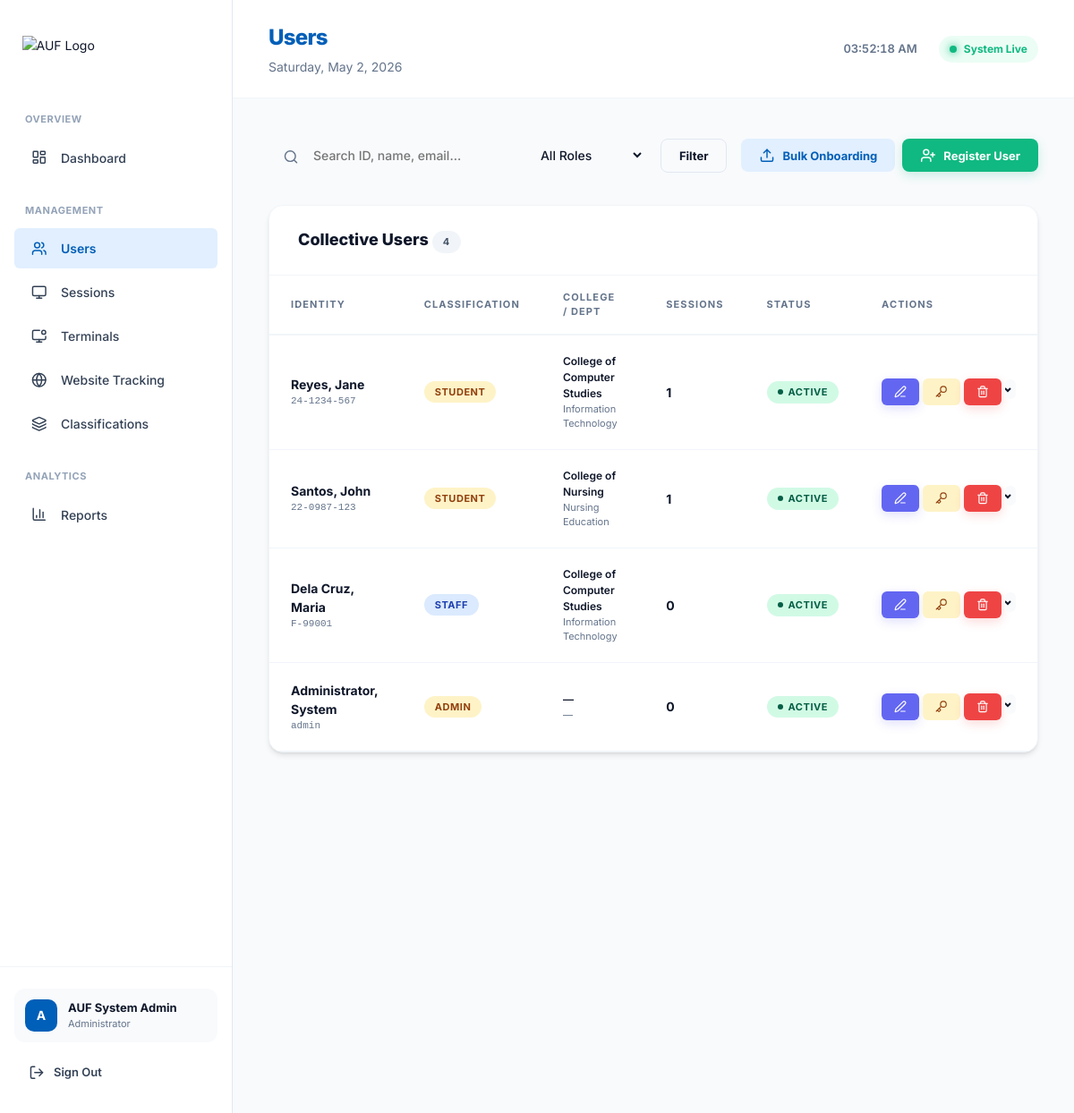
Page /server/admin/users.php (signed in) on the committed database.
### tables this page shows
CREATE TABLE users (
    id               INT UNSIGNED AUTO_INCREMENT PRIMARY KEY,
    user_id          VARCHAR(50)  NOT NULL UNIQUE COMMENT 'Staff ID or Student ID',
    first_name       VARCHAR(100) DEFAULT NULL,
    middle_name      VARCHAR(100) DEFAULT NULL,
    last_name        VARCHAR(100) DEFAULT NULL,
    name             VARCHAR(255) NOT NULL,
    username         VARCHAR(100) DEFAULT NULL,
    email            VARCHAR(150) DEFAULT NULL,
    password_hash    VARCHAR(255) NOT NULL,
    role             ENUM('student', 'staff', 'admin') NOT NULL DEFAULT 'student',
    status           ENUM('active', 'inactive', 'suspended') NOT NULL DEFAULT 'active',
    contact_number   VARCHAR(50)  DEFAULT NULL,
    designation      VARCHAR(100) DEFAULT NULL,
    college_id       INT UNSIGNED DEFAULT NULL,
    gender           ENUM('Male', 'Female', 'Other') DEFAULT NULL,
    year             VARCHAR(10)  DEFAULT NULL,
    department_id    INT UNSIGNED DEFAULT NULL,
    degree_id        INT UNSIGNED DEFAULT NULL,
    specialization_id INT UNSIGNED DEFAULT NULL,
    user_type        VARCHAR(50)  DEFAULT NULL COMMENT 'Legacy/Import category label',
    ra_expiry_date   DATE         DEFAULT NULL,
    rank             VARCHAR(50)  DEFAULT NULL,
    batch            VARCHAR(50)  DEFAULT NULL,
    cadre            VARCHAR(100) DEFAULT NULL,
    dob              DATE         DEFAULT NULL,
    creation_date    TIMESTAMP NOT NULL DEFAULT CURRENT_TIMESTAMP,
    updated_at       TIMESTAMP NOT NULL DEFAULT CURRENT_TIMESTAMP ON UPDATE CURRENT_TIMESTAMP,
    FOREIGN KEY (college_id)    REFERENCES colleges(id)    ON UPDATE CASCADE ON DELETE SET NULL,
    FOREIGN KEY (department_id) REFERENCES departments(id) ON UPDATE CASCADE ON DELETE SET NULL,
    FOREIGN KEY (degree_id)     REFERENCES degrees(id)     ON UPDATE CASCADE ON DELETE SET NULL,
    FOREIGN KEY (specialization_id) REFERENCES specializations(id) ON UPDATE CASCADE ON DELETE SET NULL,
    INDEX idx_user_id (user_id),
    INDEX idx_status (status)
);

CREATE TABLE colleges (
    id   INT UNSIGNED AUTO_INCREMENT PRIMARY KEY,
    name VARCHAR(150) NOT NULL UNIQUE,
    code VARCHAR(50)  DEFAULT NULL UNIQUE
);

CREATE TABLE departments (
    id         INT UNSIGNED AUTO_INCREMENT PRIMARY KEY,
    college_id INT UNSIGNED NOT NULL,
    name       VARCHAR(150) NOT NULL,
    UNIQUE KEY (college_id, name),
    FOREIGN KEY (college_id) REFERENCES colleges(id) ON DELETE CASCADE
);

### server/includes/helpers.php (called while the page is built, shortened)
<?php
function h(?string $str): string {
    return htmlspecialchars($str ?? '', ENT_QUOTES | ENT_HTML5, 'UTF-8');
}

### server/admin/users.php (the view, shortened to what this page needs)
<?php
require_once __DIR__ . '/../includes/helpers.php';
$pdo   = db();
$search = trim($_GET['q'] ?? '');
$where = ['1=1'];
$params = [];
$sql = "SELECT u.*, c.name AS college_name, d.name AS department_name, deg.name AS degree_name,
               (SELECT COUNT(*) FROM sessions s WHERE s.user_id=u.id) AS total_sessions
        FROM users u
        LEFT JOIN colleges c ON u.college_id = c.id
        LEFT JOIN departments d ON u.department_id = d.id
        LEFT JOIN degrees deg ON u.degree_id = deg.id
        WHERE " . implode(' AND ', $where) . "
        ORDER BY u.creation_date DESC LIMIT 500";
$stmt = $pdo->prepare($sql);
$stmt->execute($params);
$users = $stmt->fetchAll();
include __DIR__ . '/partials/header.php';
?>
<div class="filter-bar">
  <form method="GET" style="display:contents">
    <div class="search-wrap">
      <span class="search-icon"><i data-lucide="search" style="width:18px"></i></span>
      <input class="form-control search-input" name="q" placeholder="Search ID, name, email..." value="<?= h($search) ?>">
    </div>
    <select name="role" class="form-control" style="max-width:140px">
      <option value="">All Roles</option>
    </select>
    <button type="submit" class="btn btn-outline">Filter</button>
  </form>
  <div style="display:flex; gap:8px">
    <button class="btn btn-secondary" onclick="openModal('modal-bulk')"><i data-lucide="upload" style="width:18px"></i> Bulk Onboarding</button>
    <button class="btn btn-create" onclick="openModal('modal-create')"><i data-lucide="user-plus" style="width:18px"></i> Register User</button>
  </div>
</div>
<div class="card">
  <div class="card-header"><span class="card-title">Collective Users <span class="badge badge-gray"><?= count($users) ?></span></span></div>
  <div class="table-wrap">
    <table>
      <thead><tr><th>Identity</th><th>Classification</th><th>College / Dept</th><th>Sessions</th><th>Status</th><th>Actions</th></tr></thead>
      <tbody>
        <?php foreach ($users as $u): ?>
        <tr>
          <td>
            <div style="font-weight:700"><?= h($u['last_name'] ? "{$u['last_name']}, {$u['first_name']}" : $u['name']) ?></div>
            <div class="td-muted mono" style="font-size:11px"><?= h($u['user_id']) ?></div>
          </td>
          <td><span class="badge <?= $u['role']==='staff'?'badge-blue':'badge-yellow' ?>"><?= strtoupper($u['role']) ?></span></td>
          <td>
            <div style="font-size:12px; font-weight:600"><?= h($u['college_name'] ?? '—') ?></div>
            <div class="td-muted" style="font-size:11px"><?= h($u['department_name'] ?? '—') ?></div>
          </td>
          <td><span style="font-weight:700"><?= $u['total_sessions'] ?></span></td>
          <td><span class="badge badge-<?= $u['status']==='active'?'green':($u['status']==='suspended'?'red':'gray') ?>"><span class="badge-dot"></span><?= ucfirst($u['status']) ?></span></td>
          <td>
            <div style="display:flex;gap:4px">
              <button class="btn btn-edit btn-sm" onclick='editUser(<?= json_encode($u) ?>)' title="Edit Profile"><i data-lucide="edit-3" style="width:14px"></i></button>
              <button class="btn btn-warning btn-sm" onclick="resetPw(<?= $u['id'] ?>,'<?= addslashes(h($u['name'])) ?>')" title="Reset Password"><i data-lucide="key" style="width:14px"></i></button>
              <form method="POST" style="display:inline" onsubmit="return confirm('Delete this user and all history?')">
                <button type="submit" class="btn btn-delete btn-sm" title="Delete"><i data-lucide="trash-2" style="width:14px"></i></button>
              </form>
              <form method="POST" style="display:inline" onsubmit="return confirm('Change status?')">
                <select name="status" class="form-control" style="font-size:10px; padding:2px" onchange="this.form.submit()">
                  <option value="active" <?= $u['status']==='active'?'selected':'' ?>>Active</option>
                </select>
              </form>
            </div>
          </td>
        </tr>
        <?php endforeach; ?>
      </tbody>
    </table>
  </div>
</div>
<?php include __DIR__ . '/partials/footer.php'; ?>

### server/assets/css/admin.css (style rules this page uses)
:root { --primary: #005FB8; --secondary: #E1EFFF; --tertiary: #A04401; --neutral-bg: #F9F9F9; --bg-base: #F8FAFC; --bg-surface: #FFFFFF; --bg-sidebar: #FFFFFF; --text-primary: #0F172A; --text-secondary: #334155; --text-muted: #64748B; --text-faint: #94A3B8; --border: #E2E8F0; --border-light: #F1F5F9; --success: #10B981; --warning: #F59E0B; --danger: #EF4444; --info: #3B82F6; --sidebar-width: 260px; --shadow-sm: 0 1px 3px 0 rgb(0 0 0 / 0.1), 0 1px 2px -1px rgb(0 0 0 / 0.1); --shadow: 0 4px 6px -1px rgb(0 0 0 / 0.1), 0 2px 4px -2px rgb(0 0 0 / 0.1); --shadow-lg: 0 10px 15px -3px rgb(0 0 0 / 0.1), 0 4px 6px -4px rgb(0 0 0 / 0.1); --radius-sm: 6px; --radius: 12px; --radius-lg: 16px; --transition: 0.2s cubic-bezier(0.4, 0, 0.2, 1); }
*, *::before, *::after { box-sizing: border-box; margin: 0; padding: 0; }
html, body { height: 100%; font-family: 'Inter', system-ui, -apple-system, sans-serif; background-color: var(--bg-base) !important; color: var(--text-primary); font-size: 14px; line-height: 1.5; -webkit-font-smoothing: antialiased; }
i[data-lucide], .lucide { display: inline-block; width: 1.25rem; height: 1.25rem; vertical-align: middle; stroke-width: 2px; }
button, input, select, textarea { font-family: inherit; font-size: inherit; }
.card { background: var(--bg-surface); border-radius: var(--radius-lg); box-shadow: var(--shadow); border: 1px solid var(--border-light); overflow: hidden; margin-bottom: 32px; }
.card-header { padding: 24px 32px; border-bottom: 1px solid var(--border-light); display: flex; align-items: center; justify-content: space-between; }
.card-title { font-size: 18px; font-weight: 800; color: var(--text-primary); }
.table-wrap { overflow-x: auto; }
table { width: 100%; border-collapse: collapse; }
thead th { padding: 16px 24px; text-align: left; font-size: 11px; font-weight: 700; text-transform: uppercase; letter-spacing: 0.1em; color: var(--text-muted); border-bottom: 2px solid var(--border-light); }
tbody tr { border-bottom: 1px solid var(--border-light); transition: all var(--transition); }
td { padding: 20px 24px; vertical-align: middle; }
.td-muted { color: var(--text-muted); }
.mono { font-family: 'SFMono-Regular', Consolas, 'Liberation Mono', Menlo, monospace; font-size: 12px; }
.badge { display: inline-flex; align-items: center; gap: 6px; font-size: 11px; font-weight: 700; padding: 4px 12px; border-radius: 30px; text-transform: uppercase; letter-spacing: 0.05em; }
.badge-green { background: #D1FAE5; color: #065F46; }
.badge-blue { background: #DBEAFE; color: #1E40AF; }
.badge-yellow { background: #FEF3C7; color: #92400E; }
.badge-gray { background: #F1F5F9; color: #475569; }
.badge-dot { width: 6px; height: 6px; border-radius: 50%; background: currentColor; }
.btn { display: inline-flex; align-items: center; justify-content: center; gap: 8px; padding: 10px 20px; border-radius: 8px; font-size: 13px; font-weight: 700; cursor: pointer; border: none; transition: all var(--transition); }
.btn-secondary { background: var(--secondary); color: var(--primary); }
.btn-outline { background: transparent; border: 1px solid var(--border); color: var(--text-primary); }
.btn-warning { background: #FEF3C7; color: #92400E; }
.btn-sm { padding: 6px 14px; font-size: 12px; border-radius: 6px; }
.btn-create { background: #10B981; color: white; box-shadow: 0 4px 12px rgba(16, 185, 129, 0.2); }
.btn-edit { background: #6366F1; color: white; box-shadow: 0 4px 12px rgba(99, 102, 241, 0.2); }
.btn-delete { background: #EF4444; color: white; box-shadow: 0 4px 12px rgba(239, 68, 68, 0.2); }
.form-control { width: 100%; padding: 12px 16px; background: var(--bg-base); border: 2px solid transparent; border-radius: 10px; color: var(--text-primary); font-weight: 500; transition: all var(--transition); outline: none; }
.filter-bar { display: flex; align-items: center; gap: 16px; margin-bottom: 32px; flex-wrap: wrap; }
.search-wrap { position: relative; flex: 1; min-width: 260px; }
.search-icon { position: absolute; left: 16px; top: 50%; transform: translateY(-50%); color: var(--text-muted); font-size: 18px; }
.search-input { padding-left: 48px; }

### server/admin/partials/header.php (style rules this page uses)
.btn-create { background: #10B981 !important; color: white !important; box-shadow: 0 4px 12px rgba(16, 185, 129, 0.2); }
.btn-edit { background: #6366F1 !important; color: white !important; box-shadow: 0 4px 12px rgba(99, 102, 241, 0.2); }
.btn-delete { background: #EF4444 !important; color: white !important; box-shadow: 0 4px 12px rgba(239, 68, 68, 0.2); }

### rows in the picture
users: last_name+first_name "Reyes, Jane", user "24-1234-567", role "STUDENT", college.name "College of Computer Studies", department.name "Information Technology", total_sessions "1", status "ACTIVE", status "Active"
users: last_name+first_name "Santos, John", user "22-0987-123", role "STUDENT", college.name "College of Nursing", department.name "Nursing Education", total_sessions "1", status "ACTIVE", status "Active"
users: last_name+first_name "Dela Cruz, Maria", user "F-99001", role "STAFF", college.name "College of Computer Studies", department.name "Information Technology", total_sessions "0", status "ACTIVE", status "Active"
users: last_name+first_name "Administrator, System", user "admin", role "ADMIN", college_name "—", department_name "—", total_sessions "0", status "ACTIVE", status "Active"

### other values in the picture
substr($admin['name'], 0, 1) "A"
$admin['name'] "AUF System Admin"
$page "Users"
count($users) "4"
